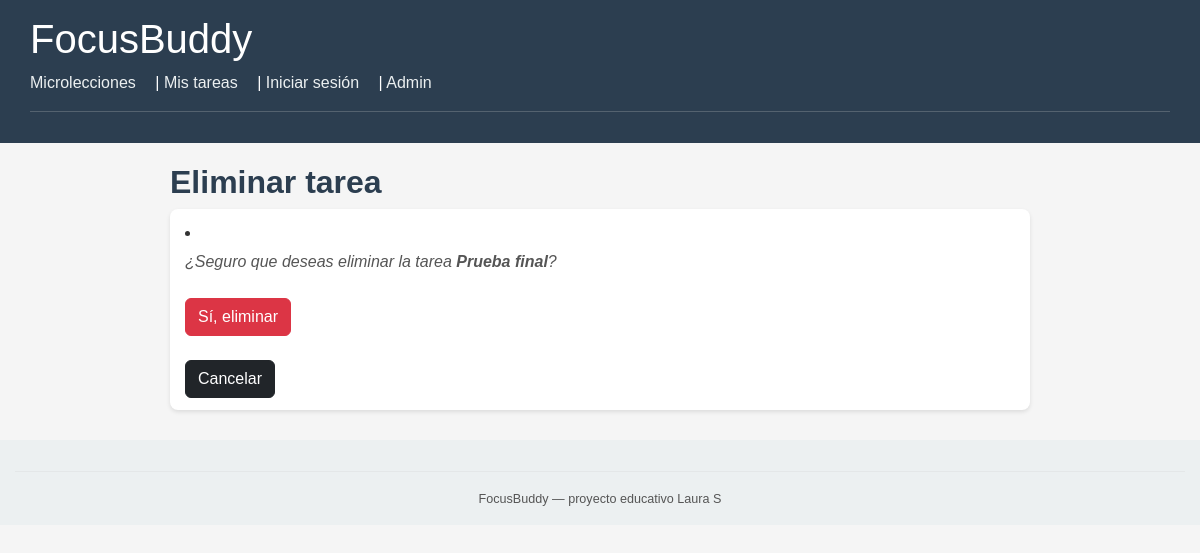
Page /tareas/23/eliminar/ on the earlier database version.
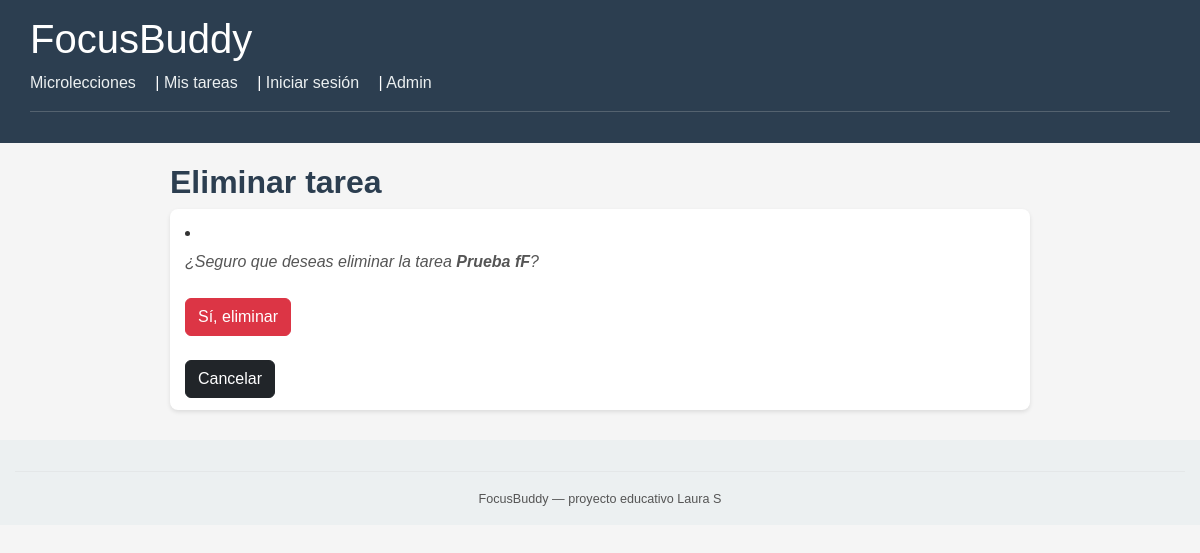
Same page on the later database version.
### core/models.py (models this page shows, shortened)
class Tarea(models.Model):
    usuario = models.ForeignKey(
        Usuario,
        on_delete=models.CASCADE,
        related_name='tareas',
        null=True,
        blank=True
    )
    titulo = models.CharField(max_length=200)
    descripcion = models.TextField(blank=True)
    minutos_estimados = models.PositiveIntegerField(default=25)
    completada = models.BooleanField(default=False)
    creada_en = models.DateTimeField(auto_now_add=True)

### core/views.py (the view, shortened to what this page needs)
# urls.py: path('tareas/<int:tarea_id>/eliminar/', views.EliminarTareaView.as_view(), name='eliminar_tarea'),
class EliminarTareaView(DeleteView):
    model = Tarea
    template_name = 'core/eliminar_tarea.html'
    pk_url_kwarg = 'tarea_id'
    success_url = reverse_lazy('core:lista_tareas')

### core/templates/core/eliminar_tarea.html (shortened to what this page needs)
{% extends "core/base.html" %}
{% block content %}
<h2>Eliminar tarea</h2>
<li>
  <p>¿Seguro que deseas eliminar la tarea <strong>{{ tarea.titulo }}</strong>?</p>
  <br>
    <form method="POST">
      <button type="submit" class="btn btn-danger">Sí, eliminar</button>
    </form>
    <br>
    <a href="{% url 'core:detalle_tarea' tarea.id %}" class="btn btn-dark">Cancelar</a>
</li>
{% endblock %}

Differences in the rows shown:
changed Tarea: titulo "Prueba final" → "Prueba fF"
